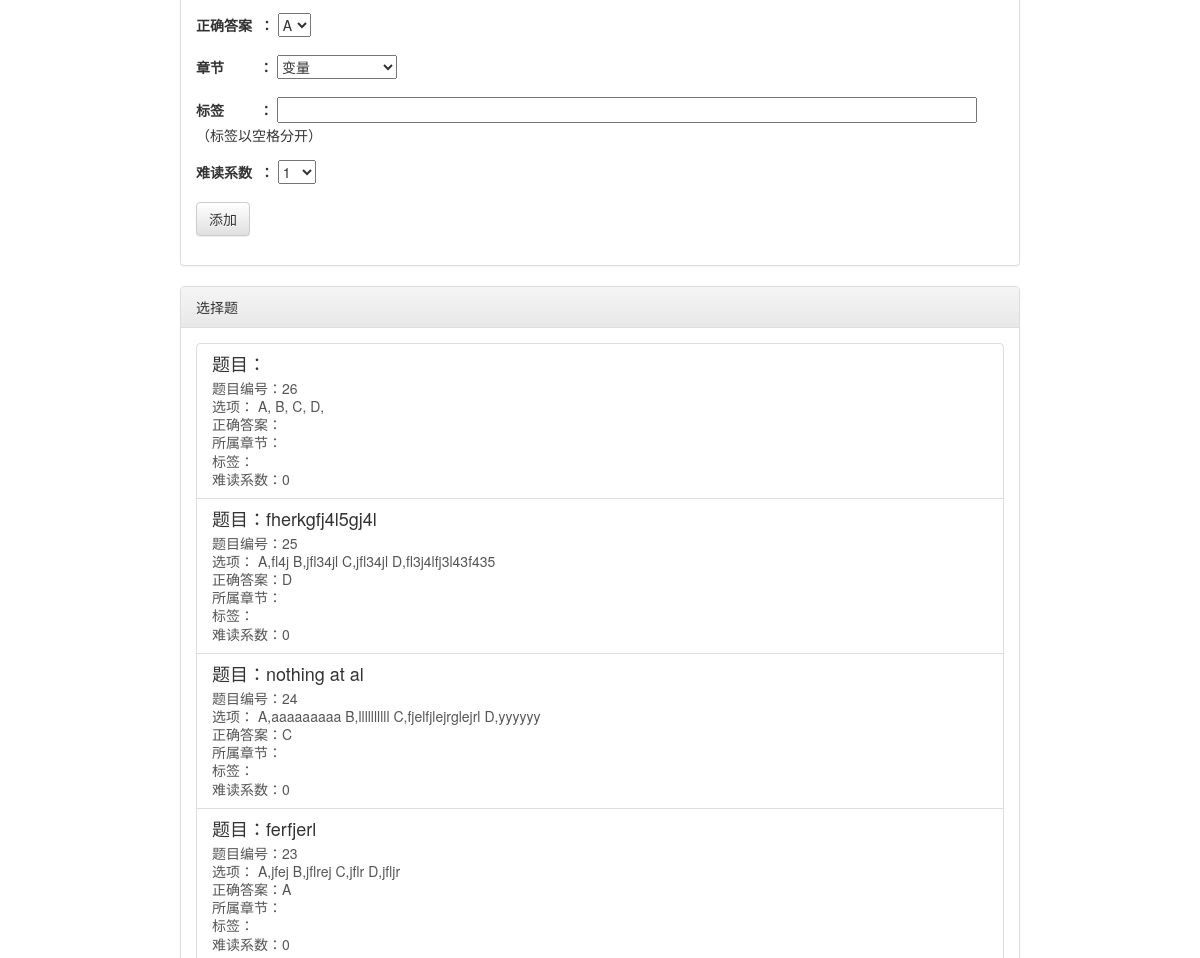
Page /view/choose.html.php (middle part) on the earlier database version.
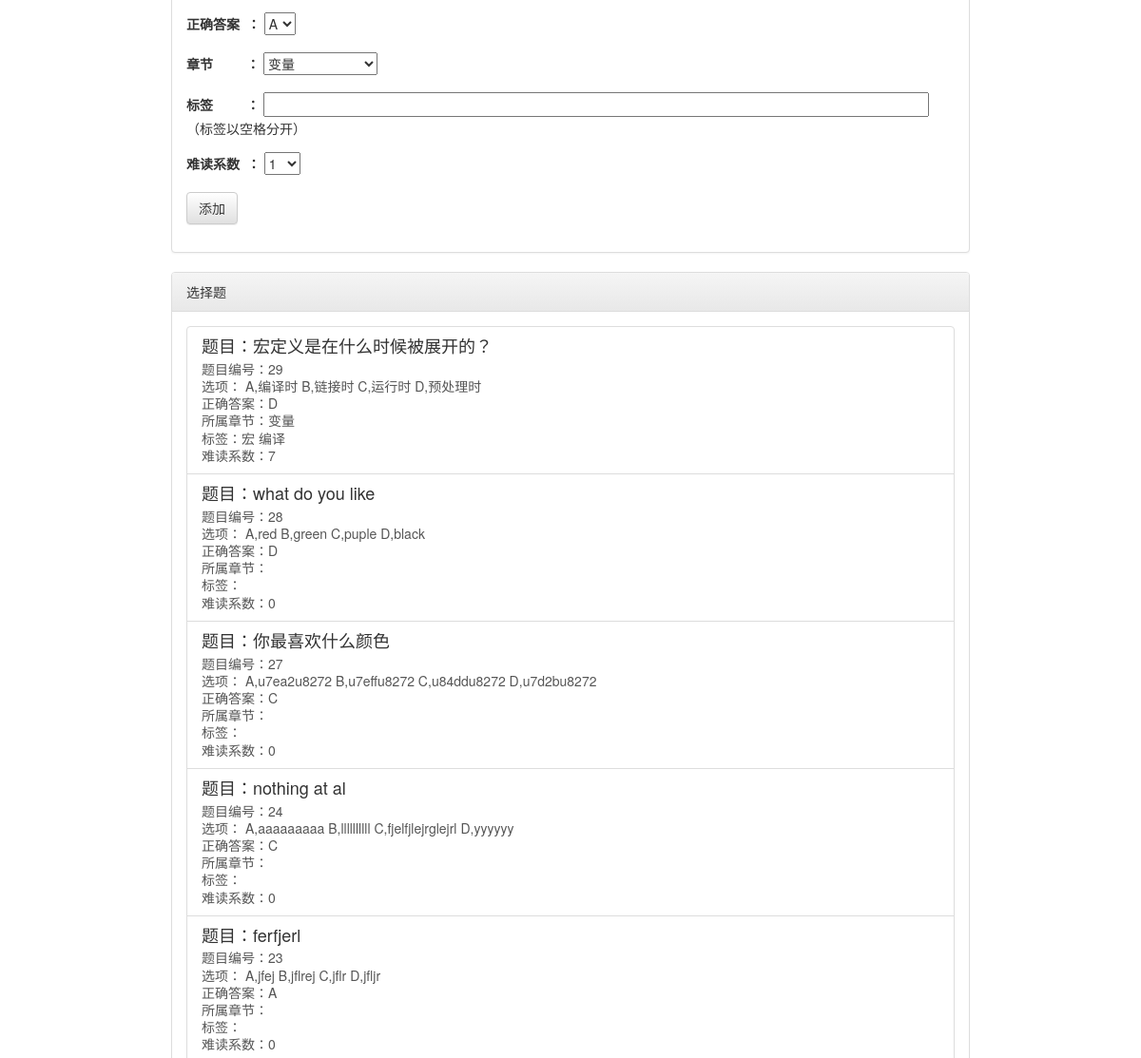
Same page on the later database version.
### tables this page shows
CREATE TABLE `choose` (
  `id` int(11) NOT NULL AUTO_INCREMENT,
  `content` varchar(500) NOT NULL,
  `choice` varchar(500) NOT NULL,
  `answer` char(1) NOT NULL,
  `chapter` varchar(200) NOT NULL,
  `difficulty` int(11) NOT NULL,
  `tag` varchar(500) DEFAULT NULL,
  PRIMARY KEY (`id`)
);

### lib/mysql.php (called while the page is built, shortened)
<?php
class Mysql{
    private static $instance = null;
    private $conn = null;
    public function __construct(){
        $this->conn = mysql_connect("127.0.0.1", "root", "");
    }
    public static function getDB(){
        if(self::$instance == NULL)  self::$instance = new Mysql();
        return self::$instance;
    }
    public function query($sql){
        $ret = array();
        $result = mysql_query($sql, $this->conn) or die("sql error".mysql_error());
        while($data = mysql_fetch_array($result, MYSQL_ASSOC)){
            array_push($ret, $data);
        }
        return $ret;
    }
}

### view/chooseresult.html.php (the view)
<?php if(isset($res)){ ?>
<div class="panel panel-default">
    <div class="panel-heading">选择题</div>
    <div class="panel-body">
        <?php foreach($res as $item){  $choices = json_decode($item["choice"]); ?>
            <a class="list-group-item">
                <h4 class="list-group-item-heading">题目：<?=$item["content"]?></h4>
                <p class="list-group-item-text">题目编号：<?=$item["id"]?></p>
                <p class="list-group-item-text">选项：
                    <?php foreach($choices as $key=>$value) echo $key.",".$value."   "; ?>
                </p>
                <p class="list-group-item-text">正确答案：<?=$item["answer"]?></p>
                <p class="list-group-item-text">所属章节：<?=$item["chapter"]?></p>
                <p class="list-group-item-text">标签：<?=$item["tag"]?></p>
                <p class="list-group-item-text">难读系数：<?=$item["difficulty"]?></p>
            </a>
        <?php } ?>
    </div>
</div>
<?php } ?>

Differences in the rows shown:
removed choose: id "26", key "A", key "B", key "C", key "D", difficulty "0"
removed choose: content "fherkgfj4l5gj4l", id "25", key "A", value "fl4j", key "B", value "jfl34jl", key "C", key "D", value "fl3j4lfj3l43f435", answer "D", difficulty "0"
added choose: content "宏定义是在什么时候被展开的？", id "29", key "A", value "编译时", key "B", value "链接时", key "C", value "运行时", key "D", value "预处理时", answer "D", chapter "变量", tag "宏 编译", difficulty "7"
added choose: content "what do you like", id "28", key "A", value "red", key "B", value "green", key "C", value "puple", key "D", value "black", answer "D", difficulty "0"
added choose: content "你最喜欢什么颜色", id "27", key "A", value "u7ea2u8272", key "B", value "u7effu8272", key "C", value "u84ddu8272", key "D", value "u7d2bu8272", answer "C", difficulty "0"
